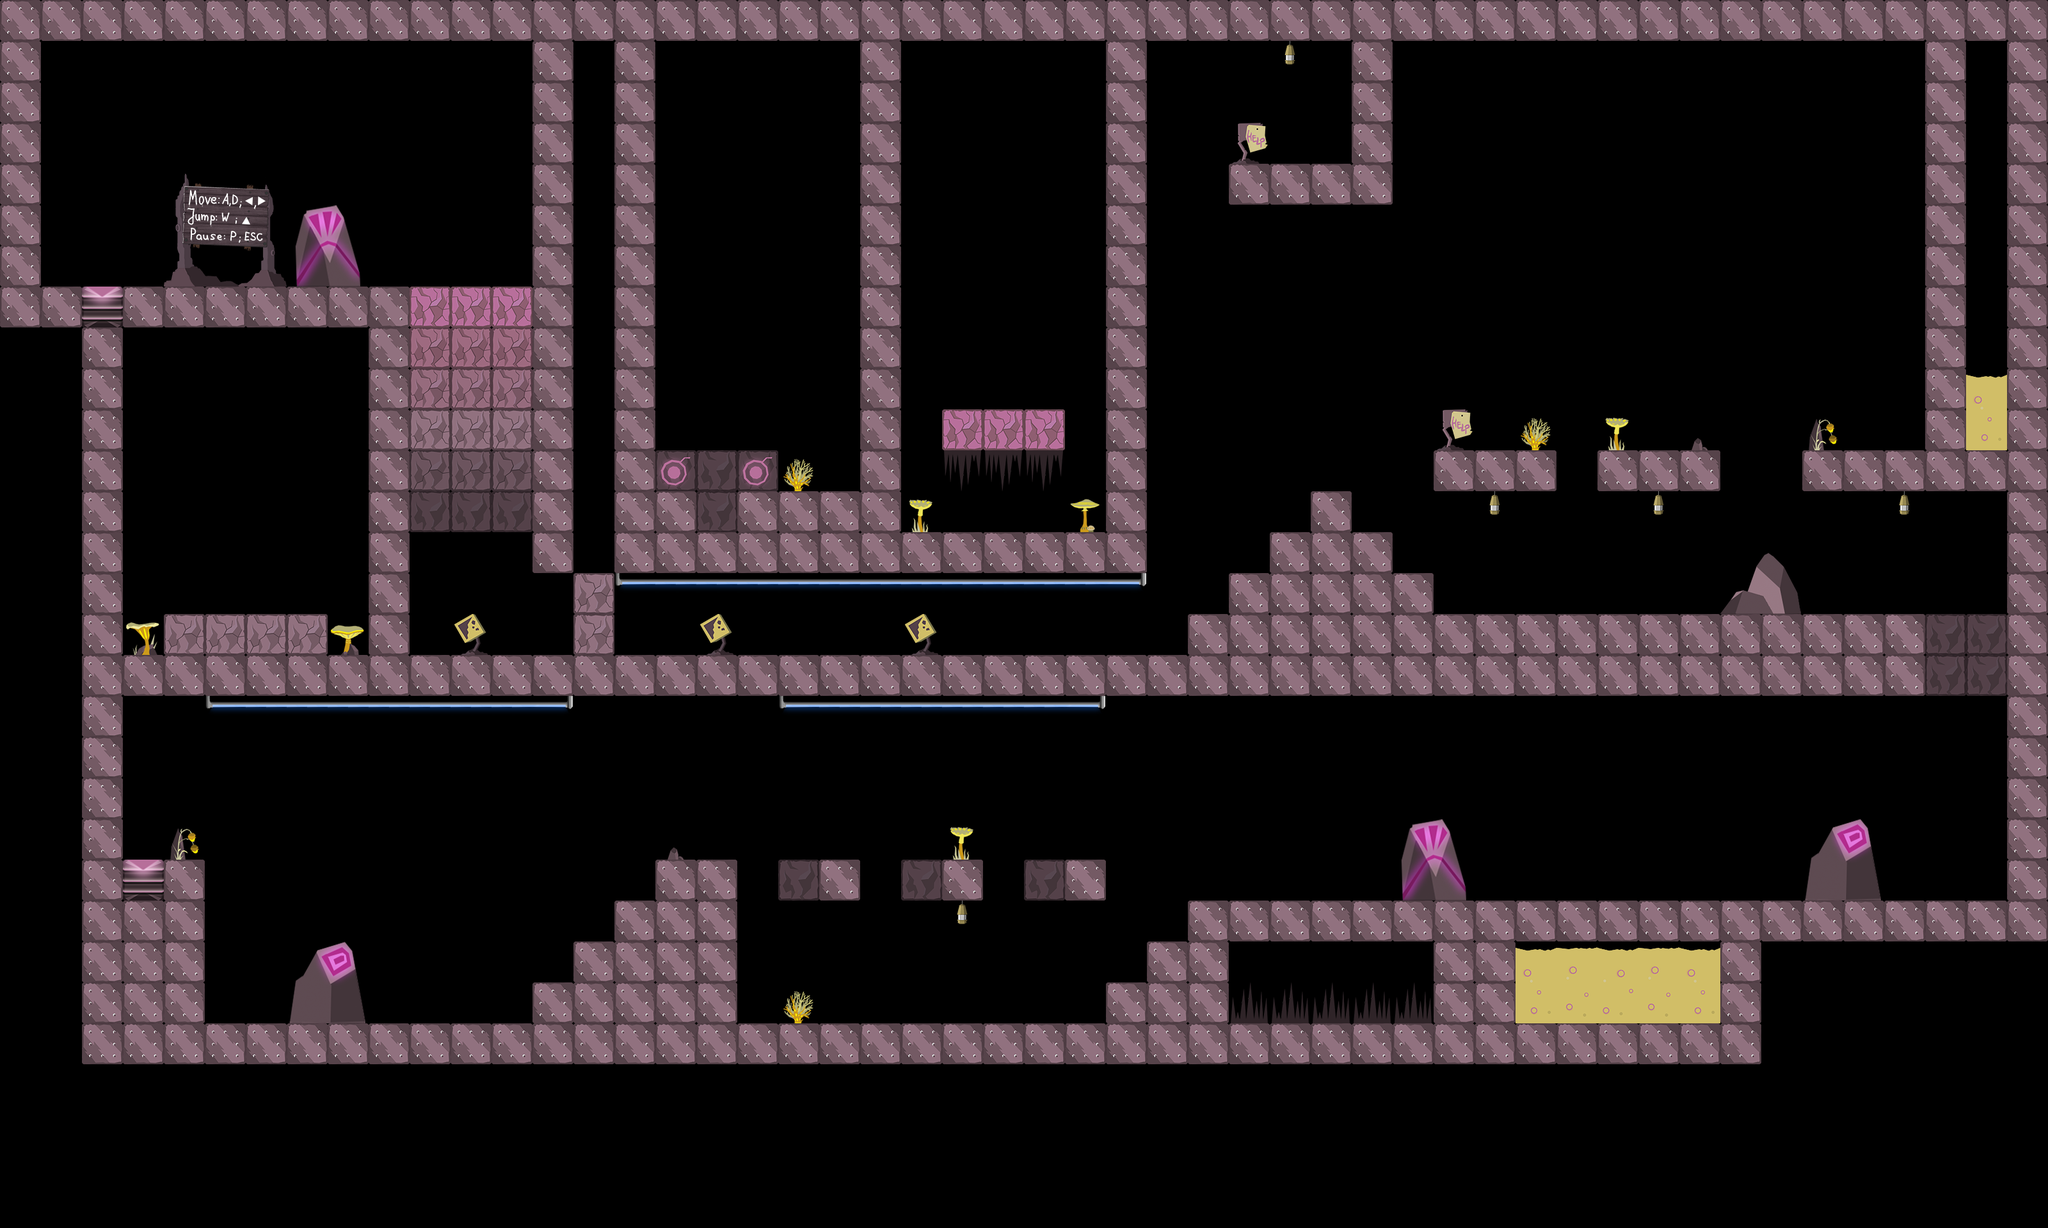

A level layout from a 2D game, rendered from its tile map. Below: a short description, then the map file with tile-grid data replaced by summaries:
An orthogonal 50x30 tile map with 64x64 px tiles, 1 tile layer (Spielebene), 9 tilesets and 26 objects (7x Rock, 7x RockTrigger, 4x Platform, 3x Miner, Player, ...).

<map version="1.0" orientation="orthogonal" renderorder="right-down" width="50" height="30" tilewidth="64" tileheight="64" nextobjectid="68">
 <properties>
  <property name="Background" value="Hintergrund1.png" />
 </properties>
 <tileset firstgid="1" source="tilesets/destructable_block.tsx" />
 <tileset firstgid="7" source="tilesets/rest.tsx" />
 <tileset firstgid="15" source="tilesets/lava.tsx" />
 <tileset firstgid="23" source="tilesets/zacken.tsx" />
 <tileset firstgid="26" source="tilesets/bomb.tsx" />
 <tileset firstgid="28" source="tilesets/deco.tsx" />
 <tileset firstgid="42" source="tilesets/background_block.tsx" />
 <tileset firstgid="48" source="tilesets/deco_gross.tsx" />
 <tileset firstgid="51" source="tilesets/TutorialSchild.tsx" />
 <layer name="Spielebene" width="50" height="30">
  <properties>
   <property name="Parallax" value="1.0" />
  </properties>
  <data>[1500 cells, 492 non-empty, 36 distinct tile ids]</data>
 </layer>
 <objectgroup name="Objektebene">
  <object id="1" name="Player" x="128" y="384" width="64" height="64">
   <properties>
    <property name="Name" value="Player" />
   </properties>
  </object>
  <object id="9" name="PlayerSpawn" x="128" y="384" width="64" height="64">
   <properties>
    <property name="Name" value="PlayerSpawn" />
   </properties>
  </object>
  <object id="18" name="Rock" x="320" y="704" width="64" height="64">
   <properties>
    <property name="Hitpoints" value="6" />
    <property name="Name" value="Rock" />
    <property name="TriggerId" value="1" />
   </properties>
  </object>
  <object id="29" name="RockTrigger" x="640" y="960" width="192" height="64">
   <properties>
    <property name="Id" value="1" />
    <property name="Name" value="RockTrigger" />
   </properties>
  </object>
  <object id="34" name="RockTrigger" x="1088" y="896" width="64" height="128">
   <properties>
    <property name="Id" value="6" />
    <property name="Name" value="RockTrigger" />
   </properties>
  </object>
  <object id="36" name="Rock" x="448" y="704" width="64" height="64">
   <properties>
    <property name="Hitpoints" value="6" />
    <property name="Name" value="Rock" />
    <property name="TriggerId" value="2" />
   </properties>
  </object>
  <object id="40" name="RockTrigger" x="640" y="960" width="192" height="64">
   <properties>
    <property name="Id" value="2" />
    <property name="Name" value="RockTrigger" />
   </properties>
  </object>
  <object id="45" name="Rock" x="896" y="576" width="64" height="64">
   <properties>
    <property name="Hitpoints" value="6" />
    <property name="Name" value="Rock" />
    <property name="TriggerId" value="5" />
   </properties>
  </object>
  <object id="46" name="RockTrigger" x="640" y="960" width="192" height="64">
   <properties>
    <property name="Id" value="5" />
    <property name="Name" value="RockTrigger" />
   </properties>
  </object>
  <object id="47" name="Rock" x="1152" y="384" width="64" height="64">
   <properties>
    <property name="Hitpoints" value="6" />
    <property name="Name" value="Rock" />
    <property name="TriggerId" value="6" />
   </properties>
  </object>
  <object id="48" name="Rock" x="1472" y="384" width="64" height="64">
   <properties>
    <property name="Hitpoints" value="6" />
    <property name="Name" value="Rock" />
    <property name="TriggerId" value="7" />
   </properties>
  </object>
  <object id="49" name="Rock" x="1600" y="384" width="64" height="64">
   <properties>
    <property name="Hitpoints" value="6" />
    <property name="Name" value="Rock" />
    <property name="TriggerId" value="8" />
   </properties>
  </object>
  <object id="50" name="RockTrigger" x="1408" y="896" width="64" height="128">
   <properties>
    <property name="Id" value="7" />
    <property name="Name" value="RockTrigger" />
   </properties>
  </object>
  <object id="51" name="RockTrigger" x="1408" y="896" width="64" height="128">
   <properties>
    <property name="Id" value="8" />
    <property name="Name" value="RockTrigger" />
   </properties>
  </object>
  <object id="52" name="RockTrigger" x="640" y="832" width="192" height="64">
   <properties>
    <property name="Id" value="3" />
    <property name="Name" value="RockTrigger" />
   </properties>
  </object>
  <object id="55" name="Rock" x="896" y="704" width="64" height="64">
   <properties>
    <property name="Hitpoints" value="6" />
    <property name="Name" value="Rock" />
    <property name="TriggerId" value="3" />
   </properties>
  </object>
  <object id="56" name="Enemy" x="1250" y="698" width="64" height="64">
   <properties>
    <property name="Direction" value="right" />
    <property name="Name" value="Enemy" />
    <property name="Type" value="dog" />
   </properties>
  </object>
  <object id="57" name="Miner" x="2944" y="640" width="64" height="64">
   <properties>
    <property name="Name" value="Miner" />
   </properties>
  </object>
  <object id="58" name="Miner" x="2048" y="192" width="64" height="64">
   <properties>
    <property name="Name" value="Miner" />
   </properties>
  </object>
  <object id="59" name="Platform" x="1792" y="704" width="64" height="64">
   <properties>
    <property name="Direction" value="up" />
    <property name="Distance" value="7.0" />
    <property name="Hitpoints" value="0" />
    <property name="Mode" value="always" />
    <property name="Name" value="Platform" />
    <property name="Speed" value="2.0" />
   </properties>
  </object>
  <object id="60" name="Platform" x="1856" y="704" width="64" height="64">
   <properties>
    <property name="Direction" value="up" />
    <property name="Distance" value="7.0" />
    <property name="Hitpoints" value="0" />
    <property name="Mode" value="always" />
    <property name="Name" value="Platform" />
    <property name="Speed" value="2.0" />
   </properties>
  </object>
  <object id="61" name="LavaFountain" x="3072" y="576" width="64" height="64">
   <properties>
    <property name="Height" value="2.0" />
    <property name="Intervall" value="2.0" />
    <property name="IntervallOffset" value="2.0" />
    <property name="Length" value="2.0" />
    <property name="Name" value="LavaFountain" />
   </properties>
  </object>
  <object id="62" name="Miner" x="1088" y="1280" width="64" height="64">
   <properties>
    <property name="Name" value="Miner" />
   </properties>
  </object>
  <object id="63" name="LevelEnd" x="192" y="1280" width="64" height="64">
   <properties>
    <property name="MinMiner" value="1" />
    <property name="Name" value="LevelEnd" />
   </properties>
  </object>
  <object id="64" name="Platform" x="832" y="1344" width="64" height="64">
   <properties>
    <property name="Direction" value="left" />
    <property name="Distance" value="7.0" />
    <property name="Hitpoints" value="0" />
    <property name="Mode" value="always" />
    <property name="Name" value="Platform" />
    <property name="Speed" value="2.0" />
   </properties>
  </object>
  <object id="65" name="Platform" x="768" y="1344" width="64" height="64">
   <properties>
    <property name="Direction" value="left" />
    <property name="Distance" value="7.0" />
    <property name="Hitpoints" value="0" />
    <property name="Mode" value="always" />
    <property name="Name" value="Platform" />
    <property name="Speed" value="2.0" />
   </properties>
  </object>
 </objectgroup>
</map>
